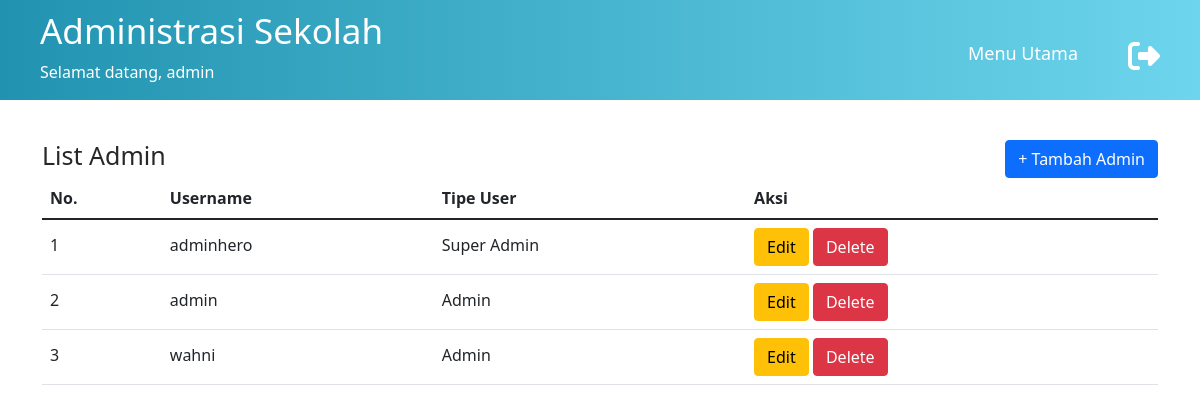
The page /data-admin.php (signed in) on the database its author committed.
### tables this page shows
CREATE TABLE `users` (
  `id` int(4) NOT NULL,
  `username` varchar(30) NOT NULL,
  `password` varchar(255) NOT NULL,
  `user_type` varchar(30) NOT NULL
);

### functions.php (called while the page is built, shortened)
<?php
$conn = mysqli_connect("localhost", "root", "", "sekolah_database");
function query($query) {
	global $conn;
	$result = mysqli_query($conn, $query);
	$rows = [];
	while( $row = mysqli_fetch_assoc($result) ) {
		$rows[] = $row;
	}
	return $rows;
}
?>

### data-admin.php (the view, shortened to what this page needs)
<?php
require 'functions.php';
$users = query("SELECT * FROM users");
?>
<!DOCTYPE html>
<html lang="en">
<head>
    <link rel="stylesheet" href="assets/css/main.css">
    <link href="https://cdn.jsdelivr.net/npm/bootstrap@5.1.3/dist/css/bootstrap.min.css" rel="stylesheet">
</head>
<body>
    <header>
        <div class="welcome">
            <h1>Administrasi Sekolah</h1>
            <p>Selamat datang,
                <?php
                echo $_SESSION['username'];
                ?>
            </p>
        </div>
        <nav>
        <ul>
            <li><a href="index.php">Menu Utama</a></li>
        </ul>
        </nav>
        <a href="logout.php"><i class="fa fa-sign-out fa-2x" aria-hidden="true"></i></a>
    </header>
    <section id="data-spp" class="container">
        <div class="top-data">
            <h1>List Admin</h1>
            <button type="button" class="btn btn-primary"><a href="tambah-admin.php" style="color: #fff; text-decoration:none;"> + Tambah Admin</a></button>
        </div>
        <div class="list-spp">
            <table class="table table-hover">
                <thead>
                    <tr>
                        <th scope="col">No.</th>
                        <th scope="col">Username</th>
                        <th scope="col">Tipe User</th>
                        <th scope="col">Aksi</th>
                    </tr>
                </thead>
                <tbody>
                    <?php $i = 1; ?>
                    <?php foreach( $users as $row ) : ?>
                    <tr>
                        <td scope="row"><?= $i; ?></td>
                        <td scope="row"><?= $row["username"]; ?></td>
                        <td><?= $row["user_type"]; ?></td>
                        <td class="button-action">
                        <a href="ubah-admin.php?id=<?= $row["id"]; ?>" ><button type="button" class="btn btn-warning">Edit</button></a>
                        <a href="hapus-admin.php?id=<?= $row["id"]; ?>" ><button type="button" class="btn btn-danger">Delete</button></a>
                        </td>
                    </tr>
                    <?php $i++; ?>
	                <?php endforeach; ?>
                </tbody>
            </table>
        </div>
    </section>
</body>
</html>

### assets/css/main.css (style rules this page uses)
* { margin: 0; padding: 0; box-sizing: border-box; text-decoration: none; list-style: none; }
body { font-family: 'Poppins', sans-serif; }
.container { width: 80%; margin: auto; }
header { width: 100%; padding: 0 40px; background: #2193b0; background: -webkit-linear-gradient(to left, #6dd5ed, #2193b0); background: linear-gradient(to left, #6dd5ed, #2193b0); display: flex; flex-direction: row; color: #fff; }
header .welcome { flex: 2; }
header .welcome h1 { font-size: 35px; padding-top: 10px; }
header ul { flex: 3; text-align: center; }
header i { padding-top: 40px; }
.fa-sign-out { color: #fff; }
header ul li { display: inline-block; font-size: 18px; margin-right: 30px; padding-top: 40px; align-items: center; }
header ul li a { color: #fff; padding: 10px 20px; border-radius: 10px; -webkit-border-radius: 10px; -moz-border-radius: 10px; -ms-border-radius: 10px; -o-border-radius: 10px; text-decoration: none; transition: all .5s; -webkit-transition: all .5s; -moz-transition: all .5s; -ms-transition: all .5s; -o-transition: all .5s; }
section { margin-top: 40px !important; }
.top-data h1 { color: #272727; float: left; }
.top-data button { float: right; color: #fff; text-decoration: none; }
a { color: #fff !important; text-decoration: none !important; }
.top-data { position: relative; margin-top: 30px; }
.top-data h1, body section h1 { font-size: 25px; display: block; }
tr td { line-height: 35px; }

### rows shown on the page
users: username "adminhero", user_type "Super Admin"
users: username "admin", user_type "Admin"
users: username "wahni", user_type "Admin"

### other values the page prints
$_SESSION['username'] "admin"
